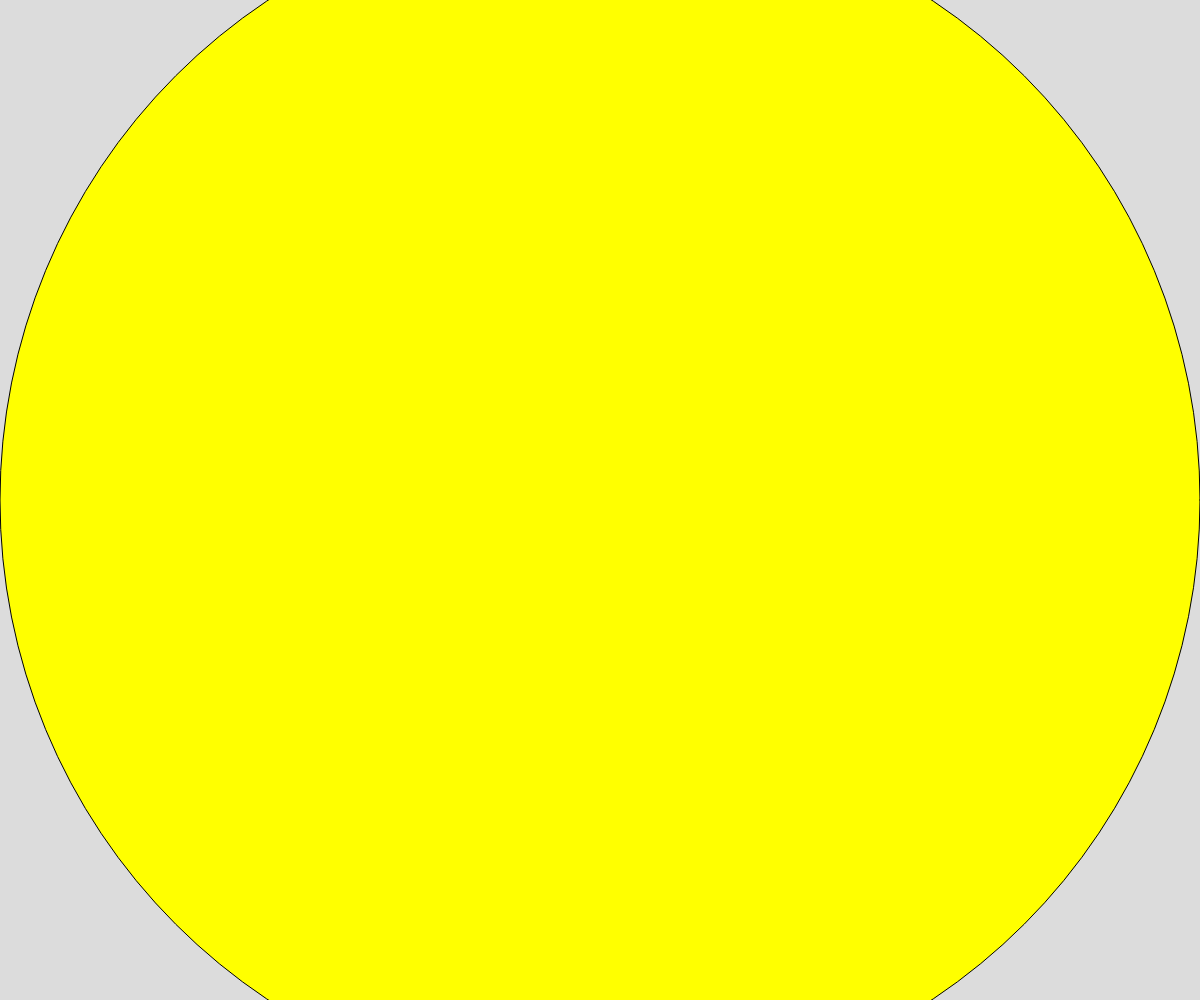
Frame 1 (no input)
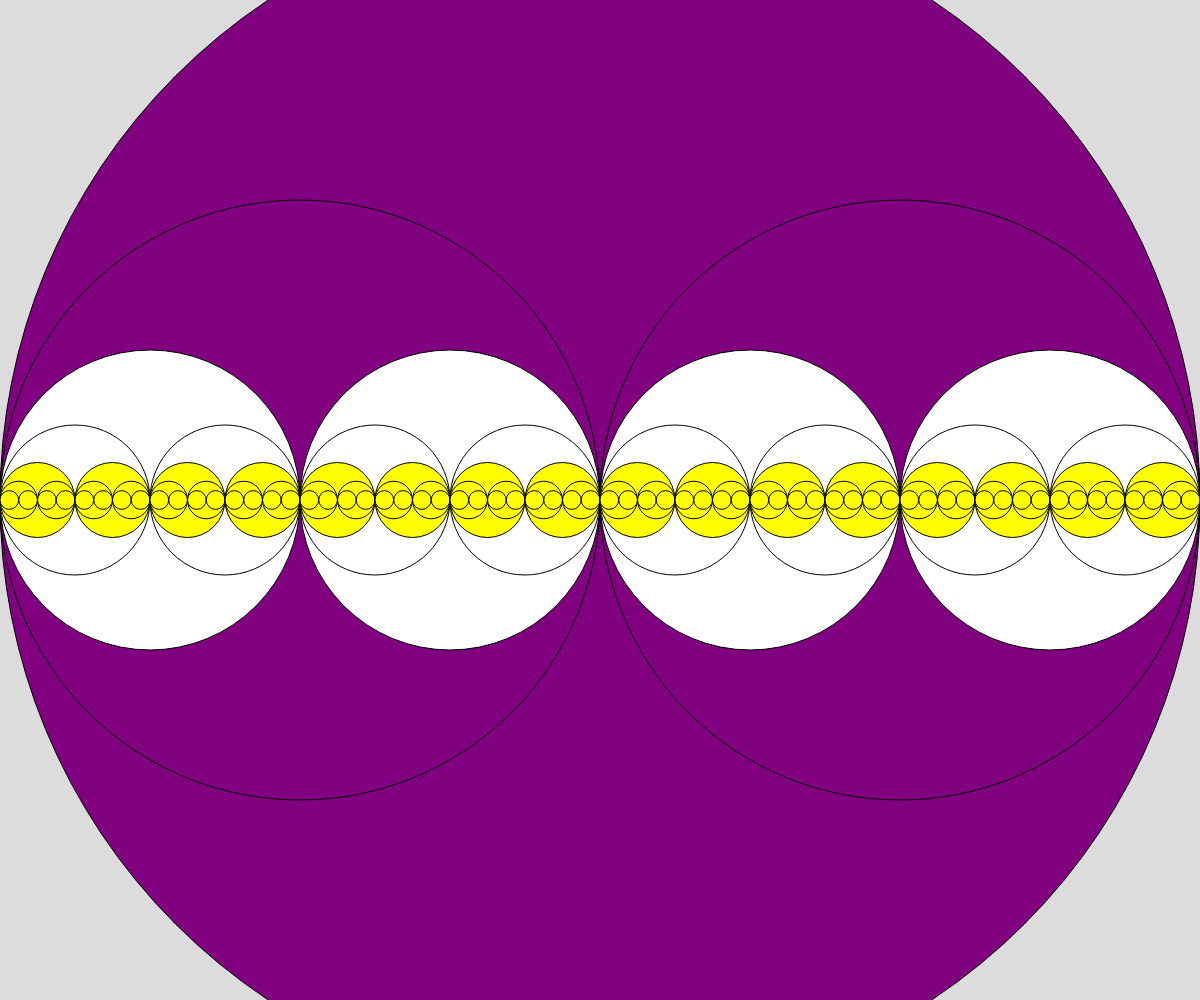
Frame 60 (no input)
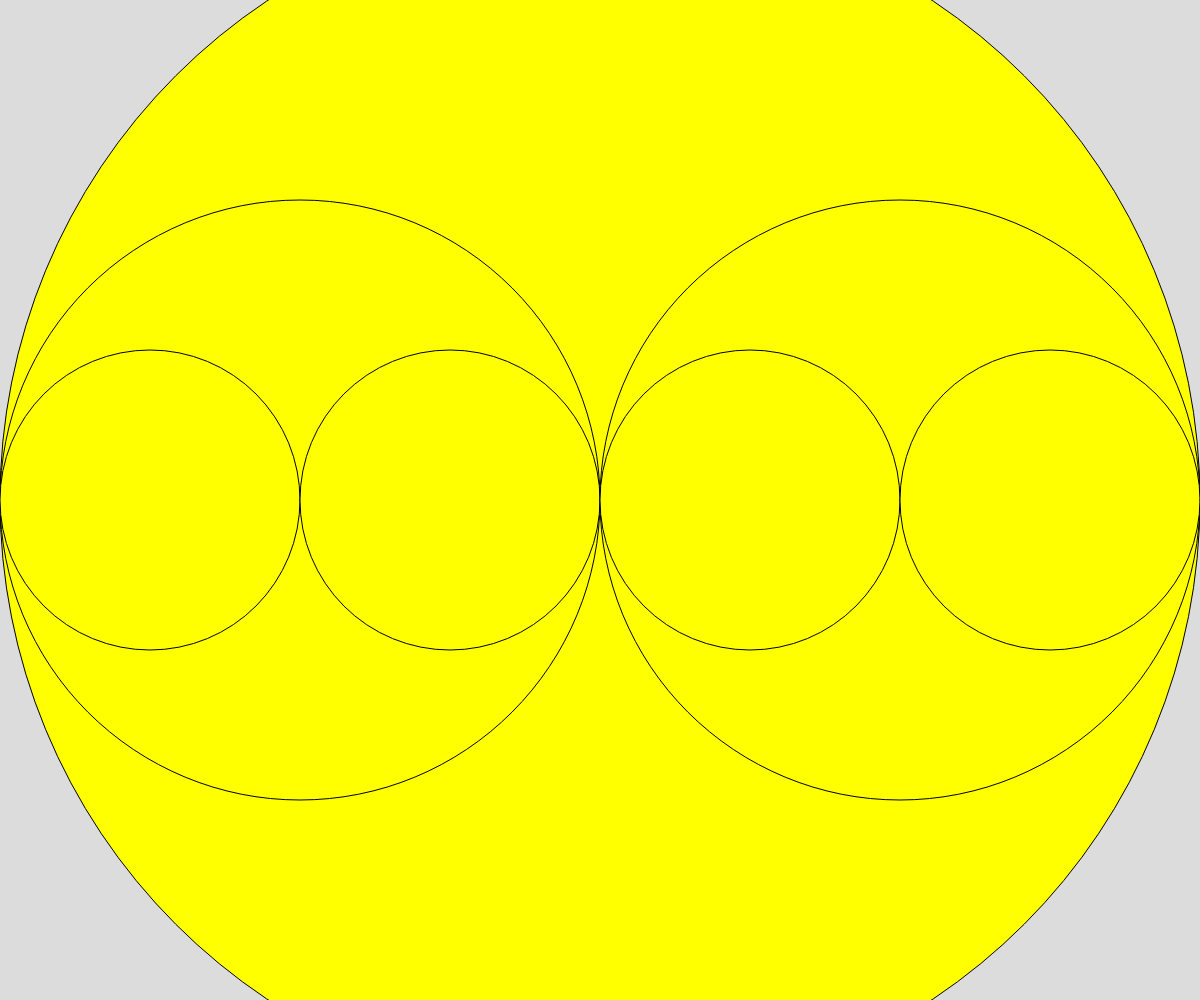
Frame 120 (the mouse pressed at the canvas centre since frame 60)

The p5.js sketch that drew these frames (run headless with seeded random() and noise() and a simulated clock; from frame 60 on, the mouse is pressed at the canvas centre):

// p5.js sketch
// ── sketch.js
// Project Title
// Your Name
// Date

let theColors = ["yellow", "yellow", "yellow", "white", "white", "purple", "purple", "black", "black",  "black"];
let theDepth = 0;
function setup() {
  createCanvas(windowWidth, windowHeight);
}

function draw() {
  background(220);
  if (frameCount%10 === 0) {
    if (theDepth < 9) {
      theDepth++;
    }
    else {
      theDepth = 0;
    }
  }
  
  // let theDepth = Math.floor(map(mouseX, 0, width, 0, 10));
  cir(width/2, width, theDepth);
}

function cir(x, diameter, depth) {
  fill(theColors[depth]);
  circle(x, height/2, diameter);

  if (depth > 0) {
    depth--;
    cir(x-diameter/4, diameter/2, depth);

    cir(x+diameter/4, diameter/2, depth);
  }
}
